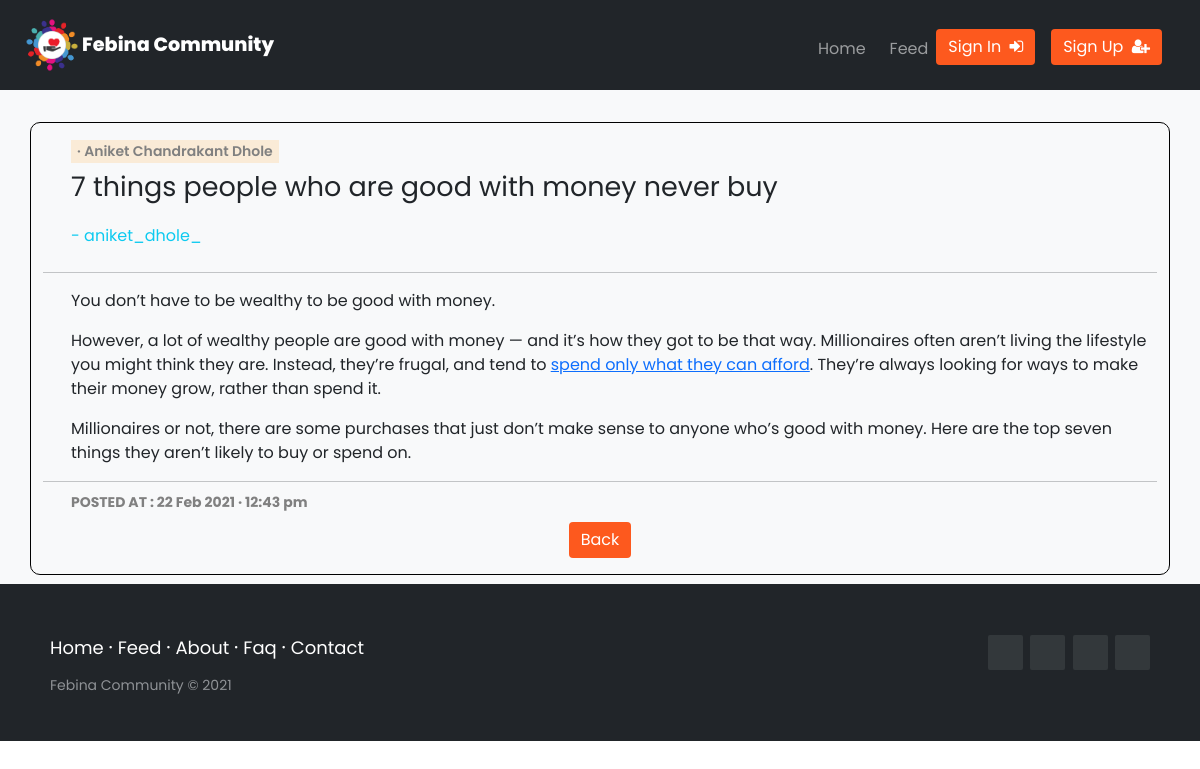
The app's page /readmore.php?postid=4 with its own data.
### tables this page shows
CREATE TABLE `user` (
  `sr_no` int(11) DEFAULT NULL,
  `name` varchar(30) DEFAULT NULL,
  `contact_number` bigint(20) DEFAULT NULL,
  `email` varchar(50) DEFAULT NULL,
  `address` varchar(50) DEFAULT NULL,
  `username` varchar(50) NOT NULL,
  `password` varchar(12) DEFAULT NULL,
  `seckey` bigint(20) DEFAULT NULL,
  `otp` int(11) DEFAULT NULL
);

CREATE TABLE `posts` (
  `name` varchar(30) DEFAULT NULL,
  `username` varchar(50) DEFAULT NULL,
  `posttitle` longtext DEFAULT NULL,
  `post` longtext DEFAULT NULL,
  `postid` bigint(20) NOT NULL,
  `posted_at` datetime DEFAULT NULL,
  `img_path` varchar(500) DEFAULT 'https://images.pexels.com/photos/1680172/pexels-photo-1680172.jpeg?auto=compress&cs=tinysrgb&dpr=2&h=750&w=1260'
);

### readmore.php (the view, shortened to what this page needs)
<?php
    include('./database/db.php');
    include('header.php');
    if (isset($_GET['postid']))
    {
        $query = "select * from posts where postid='".$_GET['postid']."'";
        $result = mysqli_query($conn,$query);
        if ($result)
        {
            $row = mysqli_fetch_assoc($result);
            $query = "select name from user where username='".$row['username']."'";
            $result1 = mysqli_query($conn,$query);
            if ($result1)
            {
                $row1 = mysqli_fetch_assoc($result1);
                $monthArray = Array("Jan","Feb","Mar","Apr","May","Jun","Jul","Aug","Sep","Oct","Nov","Dec");
                $date = explode(" ",$row['posted_at']);
                $time = date("g:i a", strtotime($date[1]));
                $d = date("d/m/Y",strtotime($date[0]));
                $months = explode("/",$d);
                $m = (int)$months[1];
?>
<main class="bg-light">
<div class="container mt-2 mb-3" style="border:solid 1px black;border-radius:10px;">
    <div class="container mt-3 ms-3">
        <button type="button" style="font-weight:520;font-size:14px;color:grey;background-color:antiquewhite;border:none;" data-bs-toggle="tooltip" data-bs-html="true" title="Author">
        · <?php echo $row1['name']; ?>
        </button>
        <p class="mt-1" style="font-size: 27px;"><?php echo $row['posttitle']; ?><p>
        <a class="link-info" style="text-decoration:none;" href=<?php echo "/Febina/Members-Portal/profile/".$row['username']; ?>>- <?php echo $row['username']; ?></a>
    </div>
    <div class="mt-1 bg-light">
        <hr class="my-2">
        <div class="container ms-3 md-4">
        <p><?php echo $row['post']; ?></p>
        </div>
        <hr class="my-2">
    </div>
    <div class="container ms-3 mt-1">
        <small style="color:gray;font-weight:650;">
                POSTED AT : <?php echo $months[0]." ".$monthArray[$m-1]." ".$months[2]; ?>  ·  <?php echo $time; ?>
        </small>
    </div>
    <div class="d-flex justify-content-center mt-2">
        <p class="lead">
                <a class="btn btn-primary" href="/Febina/Members-Portal/feed" role="button">Back</a>
        </p>
    </div>
</div>
</main>
<?php
            }
        }
        else
        {
            header('Location: /Febina/Members-Portal/feed');
        }
    }
    else
    {
        header('Location: /Febina/Members-Portal/feed');
    }
?>
<?php
    include('footer.php');
?>

### assets/css/style.css (style rules this page uses)
* { box-sizing: border-box; font-family: 'Poppins', sans-serif; }
html, body { overflow-x: hidden; }
main { padding-top: 90px !important; min-height: 70vh; }
.btn { background: rgb(253, 89, 30) !important; border: none; }

### records on screen
user: name "Aniket Chandrakant Dhole"
posts: posttitle "7 things people who are good with money never buy", username "aniket_dhole_", post "You don’t have to be wealthy to be good with money. However, a lot of wealthy people are good with money — and it’s how they got to be that way. Millionaires often aren’t living the lifestyle you might think they are. Instead, they’re frugal, and tend to spend only what they can afford . They’re always looking for ways to make their money grow, rather than spend it. Millionaires or not, there are some purchases that just don’t make sense to anyone who’s good with money. Here are the top seven things they aren’t likely to buy or spend on.", posted_at "22", posted_at "Feb", posted_at "2021", posted_at "12:43 pm"
